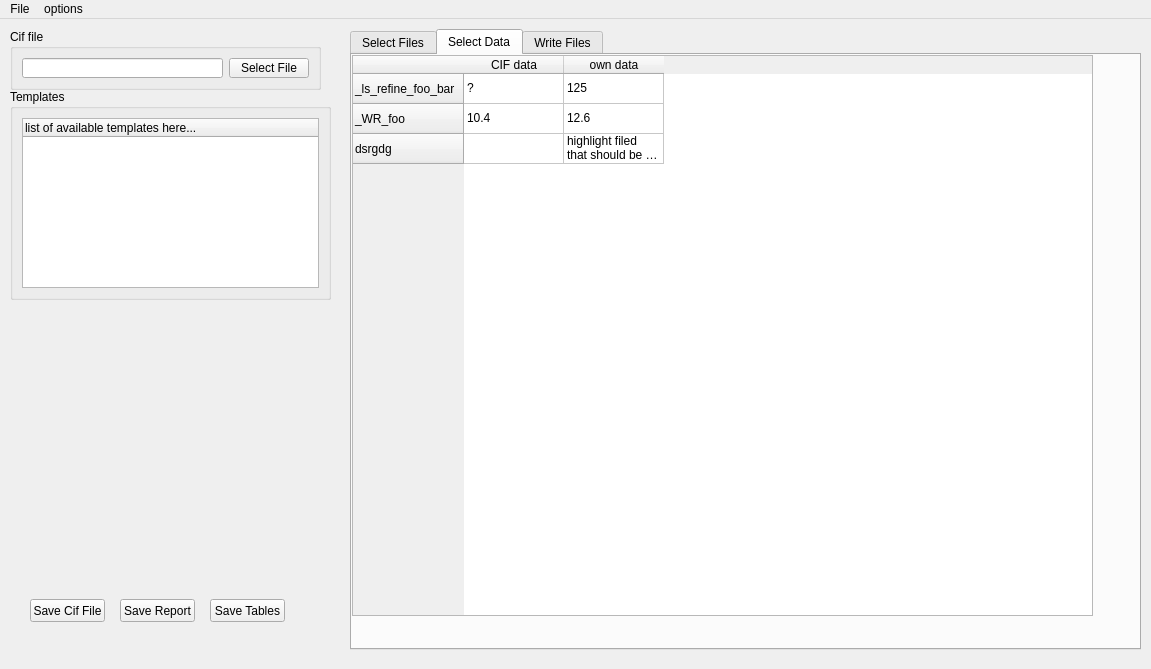
<?xml version="1.0" encoding="UTF-8"?>
<ui version="4.0">
 <class>MultitableWindow</class>
 <widget class="QMainWindow" name="MultitableWindow">
  <property name="geometry">
   <rect>
    <x>0</x>
    <y>0</y>
    <width>1151</width>
    <height>669</height>
   </rect>
  </property>
  <property name="windowTitle">
   <string>Mutitable</string>
  </property>
  <widget class="QWidget" name="Mainwidget">
   <widget class="QTabWidget" name="MainTabWidget">
    <property name="geometry">
     <rect>
      <x>350</x>
      <y>10</y>
      <width>791</width>
      <height>621</height>
     </rect>
    </property>
    <property name="currentIndex">
     <number>1</number>
    </property>
    <property name="elideMode">
     <enum>Qt::ElideNone</enum>
    </property>
    <widget class="QWidget" name="SelectFilesTab">
     <attribute name="title">
      <string>Select Files</string>
     </attribute>
    </widget>
    <widget class="QWidget" name="SelectDataTab">
     <attribute name="title">
      <string>Select Data</string>
     </attribute>
     <widget class="QTableWidget" name="tableWidget">
      <property name="geometry">
       <rect>
        <x>0</x>
        <y>0</y>
        <width>741</width>
        <height>561</height>
       </rect>
      </property>
      <row>
       <property name="text">
        <string>_ls_refine_foo_bar</string>
       </property>
      </row>
      <row>
       <property name="text">
        <string>_WR_foo</string>
       </property>
      </row>
      <row>
       <property name="text">
        <string>dsrgdg</string>
       </property>
      </row>
      <column>
       <property name="text">
        <string>CIF data</string>
       </property>
       <property name="font">
        <font>
         <pointsize>9</pointsize>
        </font>
       </property>
      </column>
      <column>
       <property name="text">
        <string>own data</string>
       </property>
       <property name="font">
        <font>
         <pointsize>9</pointsize>
        </font>
       </property>
      </column>
      <item row="0" column="0">
       <property name="text">
        <string>?</string>
       </property>
       <property name="flags">
        <set>ItemIsSelectable|ItemIsEditable|ItemIsDragEnabled|ItemIsUserCheckable|ItemIsEnabled</set>
       </property>
      </item>
      <item row="0" column="1">
       <property name="text">
        <string>125</string>
       </property>
      </item>
      <item row="1" column="0">
       <property name="text">
        <string>10.4</string>
       </property>
      </item>
      <item row="1" column="1">
       <property name="text">
        <string>12.6</string>
       </property>
      </item>
      <item row="2" column="1">
       <property name="text">
        <string>highlight filed that should be used</string>
       </property>
      </item>
     </widget>
    </widget>
    <widget class="QWidget" name="WriteFilesTab">
     <attribute name="title">
      <string>Write Files</string>
     </attribute>
    </widget>
   </widget>
   <widget class="QGroupBox" name="groupBox">
    <property name="geometry">
     <rect>
      <x>10</x>
      <y>10</y>
      <width>311</width>
      <height>61</height>
     </rect>
    </property>
    <property name="title">
     <string>Cif file</string>
    </property>
    <layout class="QHBoxLayout" name="horizontalLayout">
     <item>
      <widget class="QLineEdit" name="lineEdit"/>
     </item>
     <item>
      <widget class="QPushButton" name="pushButton">
       <property name="text">
        <string>Select File</string>
       </property>
      </widget>
     </item>
    </layout>
   </widget>
   <widget class="QGroupBox" name="groupBox_2">
    <property name="geometry">
     <rect>
      <x>10</x>
      <y>70</y>
      <width>321</width>
      <height>211</height>
     </rect>
    </property>
    <property name="title">
     <string>Templates</string>
    </property>
    <layout class="QVBoxLayout" name="verticalLayout_2">
     <item>
      <widget class="QTreeWidget" name="treeWidget_2">
       <column>
        <property name="text">
         <string>list of available templates here...</string>
        </property>
       </column>
      </widget>
     </item>
    </layout>
   </widget>
   <widget class="QPushButton" name="pushButton_2">
    <property name="geometry">
     <rect>
      <x>30</x>
      <y>580</y>
      <width>75</width>
      <height>23</height>
     </rect>
    </property>
    <property name="text">
     <string>Save Cif File</string>
    </property>
   </widget>
   <widget class="QPushButton" name="pushButton_3">
    <property name="geometry">
     <rect>
      <x>120</x>
      <y>580</y>
      <width>75</width>
      <height>23</height>
     </rect>
    </property>
    <property name="text">
     <string>Save Report</string>
    </property>
   </widget>
   <widget class="QPushButton" name="pushButton_4">
    <property name="geometry">
     <rect>
      <x>210</x>
      <y>580</y>
      <width>75</width>
      <height>23</height>
     </rect>
    </property>
    <property name="text">
     <string>Save Tables</string>
    </property>
   </widget>
  </widget>
  <widget class="QMenuBar" name="menuBar">
   <property name="geometry">
    <rect>
     <x>0</x>
     <y>0</y>
     <width>1151</width>
     <height>21</height>
    </rect>
   </property>
   <widget class="QMenu" name="menuFile">
    <property name="title">
     <string>File</string>
    </property>
    <addaction name="actionSave_Report"/>
    <addaction name="actionSave_CIF_File"/>
   </widget>
   <widget class="QMenu" name="menuoptions">
    <property name="title">
     <string>options</string>
    </property>
    <addaction name="actionedit_templates"/>
   </widget>
   <addaction name="menuFile"/>
   <addaction name="menuoptions"/>
  </widget>
  <action name="actionSave_Report">
   <property name="text">
    <string>Save Report</string>
   </property>
  </action>
  <action name="actionSave_CIF_File">
   <property name="text">
    <string>Save CIF File</string>
   </property>
  </action>
  <action name="actionedit_templates">
   <property name="text">
    <string>edit templates</string>
   </property>
  </action>
 </widget>
 <resources/>
 <connections/>
</ui>
